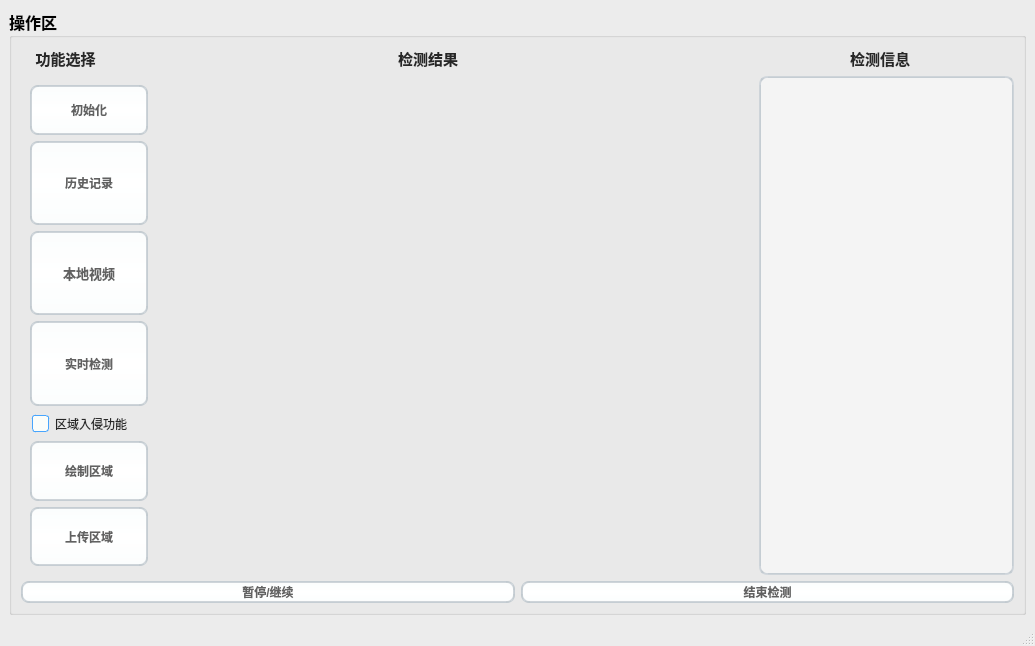
<?xml version="1.0" encoding="UTF-8"?>
<ui version="4.0">
 <class>MainWindow</class>
 <widget class="QMainWindow" name="MainWindow">
  <property name="geometry">
   <rect>
    <x>0</x>
    <y>0</y>
    <width>1035</width>
    <height>646</height>
   </rect>
  </property>
  <property name="windowTitle">
   <string>危险区域入侵检测系统</string>
  </property>
  <property name="windowIcon">
   <iconset>
    <normaloff>C:/Users/87670/ui_img/icon.jpg</normaloff>C:/Users/87670/ui_img/icon.jpg</iconset>
  </property>
  <property name="styleSheet">
   <string notr="true">/*
 * MacOS Style Sheet for QT Applications
 * Author: Jaime A. Quiroga P.
 * Company: GTRONICK
 * Last updated: 25/12/2020, 23:10.
 * Available at: https://github.com/GTRONICK/QSS/blob/master/MacOS.qss
 */
QMainWindow {
    background-color:#ececec;
}
QPushButton, QToolButton, QCommandLinkButton{
    padding: 0 5px 0 5px;
    border-style: solid;
    border-top-color: qlineargradient(spread:pad, x1:0, y1:0, x2:0, y2:1, stop:0 #c1c9cf, stop:1 #d2d8dd);
    border-right-color: qlineargradient(spread:pad, x1:1, y1:0, x2:0, y2:0, stop:0 #c1c9cf, stop:1 #d2d8dd);
    border-bottom-color: qlineargradient(spread:pad, x1:0, y1:1, x2:0, y2:0, stop:0 #c1c9cf, stop:1 #d2d8dd);
    border-left-color: qlineargradient(spread:pad, x1:0, y1:0, x2:1, y2:0, stop:0 #c1c9cf, stop:1 #d2d8dd);
    border-width: 2px;
    border-radius: 8px;
    color: #616161;
    font-weight: bold;
    background-color: qlineargradient(spread:pad, x1:0.5, y1:0, x2:0.5, y2:1, stop:0 #fbfdfd, stop:0.5 #ffffff, stop:1 #fbfdfd);
}
QPushButton::default, QToolButton::default, QCommandLinkButton::default{
    border: 2px solid transparent;
    color: #FFFFFF;
    background-color: qlineargradient(spread:pad, x1:0.5, y1:0, x2:0.5, y2:1, stop:0 #84afe5, stop:1 #1168e4);
}
QPushButton:hover, QToolButton:hover, QCommandLinkButton:hover{
    color: #3d3d3d;
}
QPushButton:pressed, QToolButton:pressed, QCommandLinkButton:pressed{
    color: #aeaeae;
    background-color: qlineargradient(spread:pad, x1:0.5, y1:0, x2:0.5, y2:1, stop:0 #ffffff, stop:0.5 #fbfdfd, stop:1 #ffffff);
}
QPushButton:disabled, QToolButton:disabled, QCommandLinkButton:disabled{
    color: #616161;
    background-color: qlineargradient(spread:pad, x1:0.5, y1:0, x2:0.5, y2:1, stop:0 #dce7eb, stop:0.5 #e0e8eb, stop:1 #dee7ec);
}
QLineEdit, QTextEdit, QPlainTextEdit, QSpinBox, QDoubleSpinBox, QTimeEdit, QDateEdit, QDateTimeEdit {
    border-width: 2px;
    border-radius: 8px;
    border-style: solid;
    border-top-color: qlineargradient(spread:pad, x1:0.5, y1:1, x2:0.5, y2:0, stop:0 #c1c9cf, stop:1 #d2d8dd);
    border-right-color: qlineargradient(spread:pad, x1:0, y1:0, x2:1, y2:0, stop:0 #c1c9cf, stop:1 #d2d8dd);
    border-bottom-color: qlineargradient(spread:pad, x1:0.5, y1:0, x2:0.5, y2:1, stop:0 #c1c9cf, stop:1 #d2d8dd);
    border-left-color: qlineargradient(spread:pad, x1:1, y1:0, x2:0, y2:0, stop:0 #c1c9cf, stop:1 #d2d8dd);
    background-color: #f4f4f4;
    color: #3d3d3d;
}
QLineEdit:focus, QTextEdit:focus, QPlainTextEdit:focus, QSpinBox:focus, QDoubleSpinBox:focus, QTimeEdit:focus, QDateEdit:focus, QDateTimeEdit:focus {
    border-width: 2px;
    border-radius: 8px;
    border-style: solid;
    border-top-color: qlineargradient(spread:pad, x1:0.5, y1:1, x2:0.5, y2:0, stop:0 #85b7e3, stop:1 #9ec1db);
    border-right-color: qlineargradient(spread:pad, x1:0, y1:0, x2:1, y2:0, stop:0 #85b7e3, stop:1 #9ec1db);
    border-bottom-color: qlineargradient(spread:pad, x1:0.5, y1:0, x2:0.5, y2:1, stop:0 #85b7e3, stop:1 #9ec1db);
    border-left-color: qlineargradient(spread:pad, x1:1, y1:0, x2:0, y2:0, stop:0 #85b7e3, stop:1 #9ec1db);
    background-color: #f4f4f4;
    color: #3d3d3d;
}
QLineEdit:disabled, QTextEdit:disabled, QPlainTextEdit:disabled, QSpinBox:disabled, QDoubleSpinBox:disabled, QTimeEdit:disabled, QDateEdit:disabled, QDateTimeEdit:disabled {
    color: #b9b9b9;
}
QSpinBox::up-button, QDoubleSpinBox::up-button, QTimeEdit::up-button, QDateEdit::up-button, QDateTimeEdit::up-button {
    subcontrol-origin: padding;
    subcontrol-position: top right;
    width: 15px;
    color: #272727;
    border-left-width: 1px;
    border-left-color: darkgray;
    border-left-style: solid;
    border-top-right-radius: 3px;
    padding: 3px;
}
QSpinBox::down-button, QDoubleSpinBox::down-button, QTimeEdit::down-button, QDateEdit::down-button, QDateTimeEdit::down-button {
    subcontrol-origin: padding;
    subcontrol-position: bottom right;
    width: 15px;
    color: #272727;
    border-left-width: 1px;
    border-left-color: darkgray;
    border-left-style: solid;
    border-bottom-right-radius: 3px;
    padding: 3px;
}
QSpinBox::up-button:pressed, QDoubleSpinBox::up-button:pressed, QTimeEdit::up-button:pressed, QDateEdit::up-button:pressed, QDateTimeEdit::up-button:pressed {
    color: #aeaeae;
    background-color: qlineargradient(spread:pad, x1:0.5, y1:0, x2:0.5, y2:1, stop:0 #ffffff, stop:0.5 #fbfdfd, stop:1 #ffffff);
}
QSpinBox::down-button:pressed, QDoubleSpinBox::down-button:pressed, QTimeEdit::down-button:pressed, QDateEdit::down-button:pressed, QDateTimeEdit::down-button:pressed {
    color: #aeaeae;
    background-color: qlineargradient(spread:pad, x1:0.5, y1:0, x2:0.5, y2:1, stop:0 #ffffff, stop:0.5 #fbfdfd, stop:1 #ffffff);
}
QSpinBox::up-button:hover, QDoubleSpinBox::up-button:hover, QTimeEdit::up-button:hover, QDateEdit::up-button:hover, QDateTimeEdit::up-button:hover {
    color: #FFFFFF;
    border-top-right-radius: 5px;
    background-color: qlineargradient(spread:pad, x1:0.5, y1:0, x2:0.5, y2:1, stop:0 #84afe5, stop:1 #1168e4);
    
}
QSpinBox::down-button:hover, QDoubleSpinBox::down-button:hover, QTimeEdit::down-button:hover, QDateEdit::down-button:hover, QDateTimeEdit::down-button:hover {
    color: #FFFFFF;
    border-bottom-right-radius: 5px;
    background-color: qlineargradient(spread:pad, x1:0.5, y1:0, x2:0.5, y2:1, stop:0 #84afe5, stop:1 #1168e4);
}
QSpinBox::up-arrow, QDoubleSpinBox::up-arrow, QTimeEdit::up-arrow, QDateEdit::up-arrow, QDateTimeEdit::up-arrow {
    image: url(/usr/share/icons/Adwaita/16x16/actions/go-up-symbolic.symbolic.png);
}
QSpinBox::down-arrow, QDoubleSpinBox::down-arrow, QTimeEdit::down-arrow, QDateEdit::down-arrow, QDateTimeEdit::down-arrow {
    image: url(/usr/share/icons/Adwaita/16x16/actions/go-down-symbolic.symbolic.png);
}
QProgressBar {
    max-height: 8px;
    text-align: center;
    font: italic bold 11px;
    color: #3d3d3d;
    border: 1px solid transparent;
    border-radius:4px;
    background-color: qlineargradient(spread:pad, x1:0, y1:0, x2:0, y2:1, stop:0 #ddd5d5, stop:0.5 #dad3d3, stop:1 #ddd5d5);
}
QProgressBar::chunk {
    background-color: qlineargradient(spread:pad, x1:0, y1:0, x2:0, y2:1, stop:0 #467dd1, stop:0.5 #3b88fc, stop:1 #467dd1);
    border-radius: 4px;
}
QProgressBar:disabled {
    color: #616161;
}
QProgressBar::chunk:disabled {
    background-color: #aeaeae;
}
QSlider::groove {
    border: 1px solid #bbbbbb;
    background-color: #52595d;
    border-radius: 4px;
}
QSlider::groove:horizontal {
    height: 6px;
}
QSlider::groove:vertical {
    width: 6px;
}
QSlider::handle:horizontal {
    background: #ffffff;
    border-style: solid;
    border-width: 1px;
    border-color: rgb(207,207,207);
    width: 12px;
    margin: -5px 0;
    border-radius: 7px;
}
QSlider::handle:vertical {
    background: #ffffff;
    border-style: solid;
    border-width: 1px;
    border-color: rgb(207,207,207);
    height: 12px;
    margin: 0 -5px;
    border-radius: 7px;
}
QSlider::add-page, QSlider::sub-page {
    border: 1px transparent;
    background-color: #52595d;
    border-radius: 4px;
}
QSlider::add-page:horizontal {
    background: qlineargradient(spread:pad, x1:0, y1:0, x2:0, y2:1, stop:0 #ddd5d5, stop:0.5 #dad3d3, stop:1 #ddd5d5);
}
QSlider::sub-page:horizontal {
    background-color: qlineargradient(spread:pad, x1:0, y1:0, x2:1, y2:0, stop:0 #467dd1, stop:0.5 #3b88fc, stop:1 #467dd1);
}
QSlider::add-page:vertical {
    background-color: qlineargradient(spread:pad, x1:0, y1:0, x2:0, y2:1, stop:0 #467dd1, stop:0.5 #3b88fc, stop:1 #467dd1);
}
QSlider::sub-page:vertical {
    background: qlineargradient(spread:pad, x1:0, y1:0, x2:1, y2:0, stop:0 #ddd5d5, stop:0.5 #dad3d3, stop:1 #ddd5d5);
}
QSlider::add-page:horizontal:disabled, QSlider::sub-page:horizontal:disabled, QSlider::add-page:vertical:disabled, QSlider::sub-page:vertical:disabled {
    background: #b9b9b9;
}
QComboBox, QFontComboBox {
    border-width: 2px;
    border-radius: 8px;
    border-style: solid;
    border-top-color: qlineargradient(spread:pad, x1:0.5, y1:1, x2:0.5, y2:0, stop:0 #c1c9cf, stop:1 #d2d8dd);
    border-right-color: qlineargradient(spread:pad, x1:0, y1:0, x2:1, y2:0, stop:0 #c1c9cf, stop:1 #d2d8dd);
    border-bottom-color: qlineargradient(spread:pad, x1:0.5, y1:0, x2:0.5, y2:1, stop:0 #c1c9cf, stop:1 #d2d8dd);
    border-left-color: qlineargradient(spread:pad, x1:1, y1:0, x2:0, y2:0, stop:0 #c1c9cf, stop:1 #d2d8dd);
    background-color: #f4f4f4;
    color: #272727;
    padding-left: 5px;
}
QComboBox:editable, QComboBox:!editable, QComboBox::drop-down:editable, QComboBox:!editable:on, QComboBox::drop-down:editable:on {
    background: #ffffff;
}
QComboBox::drop-down {
    subcontrol-origin: padding;
    subcontrol-position: top right;
    width: 15px;
    color: #272727;
    border-left-width: 1px;
    border-left-color: darkgray;
    border-left-style: solid;
    border-top-right-radius: 3px;
    border-bottom-right-radius: 3px;
}
QComboBox::down-arrow {
    image: url(/usr/share/icons/Adwaita/16x16/actions/go-down-symbolic.symbolic.png); /*Adawaita icon thene*/
}

QComboBox::down-arrow:on {
    top: 1px;
    left: 1px;
}
QComboBox QAbstractItemView {
    border: 1px solid darkgray;
    border-radius: 8px;
    selection-background-color: #dadada;
    selection-color: #272727;
    color: #272727;
    background: white;
}
QLabel, QCheckBox, QRadioButton {
    color: #272727;
}
QCheckBox {
    padding: 2px;
}
QCheckBox:disabled, QRadioButton:disabled {
    color: #808086;
    padding: 2px;
}

QCheckBox:hover {
    border-radius:4px;
    border-style:solid;
    padding-left: 1px;
    padding-right: 1px;
    padding-bottom: 1px;
    padding-top: 1px;
    border-width:1px;
    border-color: transparent;
}
QCheckBox::indicator:checked {
    image: url(/usr/share/icons/Adwaita/16x16/actions/object-select-symbolic.symbolic.png);
    height: 15px;
    width: 15px;
    border-style:solid;
    border-width: 1px;
    border-color: #48a5fd;
    color: #ffffff;
    border-radius: 3px;
    background-color: qlineargradient(spread:pad, x1:0, y1:0, x2:0, y2:1, stop:0 #48a5fd, stop:0.5 #329cfb, stop:1 #48a5fd);
}
QCheckBox::indicator:unchecked {
    
    height: 15px;
    width: 15px;
    border-style:solid;
    border-width: 1px;
    border-color: #48a5fd;
    border-radius: 3px;
    background-color: #fbfdfa;
}
QLCDNumber {
    color: #616161;;
}
QMenuBar {
    background-color: #ececec;
}
QMenuBar::item {
    color: #616161;
    spacing: 3px;
    padding: 1px 4px;
    background-color: #ececec;
}

QMenuBar::item:selected {
    background-color: #dadada;
    color: #3d3d3d;
}
QMenu {
    background-color: #ececec;
}
QMenu::item:selected {
    background-color: #dadada;
    color: #3d3d3d;
}
QMenu::item {
    color: #616161;;
    background-color: #e0e0e0;
}
QTabWidget {
    color:rgb(0,0,0);
    background-color:#000000;
}
QTabWidget::pane {
    border-color: #050a0e;
    background-color: #e0e0e0;
    border-width: 1px;
    border-radius: 4px;
    position: absolute;
    top: -0.5em;
    padding-top: 0.5em;
}

QTabWidget::tab-bar {
    alignment: center;
}

QTabBar::tab {
    border-bottom: 1px solid #c0c0c0;
    padding: 3px;
    color: #272727;
    background-color: #fefefc;
    margin-left:0px;
}
QTabBar::tab:!last {
    border-right: 1px solid;
    border-right-color: #c0c0c0;
    border-bottom-color: #c0c0c0;
}
QTabBar::tab:first {
    border-top-left-radius: 4px;
    border-bottom-left-radius: 4px;
}
QTabBar::tab:last {
    border-top-right-radius: 4px;
    border-bottom-right-radius: 4px;
}
QTabBar::tab:selected, QTabBar::tab:last:selected, QTabBar::tab:hover {
    color: #FFFFFF;
    background-color: qlineargradient(spread:pad, x1:0.5, y1:0, x2:0.5, y2:1, stop:0 #84afe5, stop:1 #1168e4);
}
QRadioButton::indicator {
    height: 14px;
    width: 14px;
    border-style:solid;
    border-radius:7px;
    border-width: 1px;
}
QRadioButton::indicator:checked {
    border-color: #48a5fd;
    background-color: qradialgradient(cx:0.5, cy:0.5, radius:0.4,fx:0.5, fy:0.5, stop:0 #ffffff, stop:0.5 #ffffff, stop:0.6 #48a5fd, stop:1 #48a5fd);
}
QRadioButton::indicator:!checked {
    border-color: #a9b7c6;
    background-color: #fbfdfa;
}
QStatusBar {
    color:#027f7f;
}

QDial {
    background: #16a085;
}

QToolBox {
    color: #a9b7c6;
    background-color: #222b2e;
}
QToolBox::tab {
    color: #a9b7c6;
    background-color:#222b2e;
}
QToolBox::tab:selected {
    color: #FFFFFF;
    background-color:#222b2e;
}
QScrollArea {
    color: #FFFFFF;
    background-color:#222b2e;
}

QScrollBar:horizontal {
	max-height: 10px;
	border: 1px transparent grey;
	margin: 0px 20px 0px 20px;
	background: transparent;
}
QScrollBar:vertical {
	max-width: 10px;
	border: 1px transparent grey;
	margin: 20px 0px 20px 0px;
	background: transparent;
}
QScrollBar::handle:vertical, QScrollBar::handle:horizontal {
	background: #52595d;
	border-style: transparent;
	border-radius: 4px;
	min-height: 25px;
}
QScrollBar::handle:horizontal:hover, QScrollBar::handle:vertical:hover {
	background: qlineargradient(spread:pad, x1:0, y1:0, x2:1, y2:0, stop:0 #467dd1, stop:0.5 #3b88fc, stop:1 #467dd1);
}
QScrollBar::add-line, QScrollBar::sub-line {
    border: 2px transparent grey;
    border-radius: 4px;
    subcontrol-origin: margin;
    background: #b9b9b9;
}
QScrollBar::add-line:horizontal {
    width: 20px;
    subcontrol-position: right;
}
QScrollBar::add-line:vertical {
    height: 20px;
    subcontrol-position: bottom;
}
QScrollBar::sub-line:horizontal {
    width: 20px;
    subcontrol-position: left;
}
QScrollBar::sub-line:vertical {
    height: 20px;
    subcontrol-position: top;
}
QScrollBar::add-line:vertical:pressed, QScrollBar::add-line:horizontal:pressed, QScrollBar::sub-line:horizontal:pressed, QScrollBar::sub-line:vertical:pressed {
    background: qlineargradient(spread:pad, x1:0, y1:0, x2:1, y2:0, stop:0 #467dd1, stop:0.5 #3b88fc, stop:1 #467dd1);
}
QScrollBar::add-page:horizontal, QScrollBar::sub-page:horizontal, QScrollBar::add-page:vertical, QScrollBar::sub-page:vertical {
    background: none;
}
QScrollBar::up-arrow:vertical {
    image: url(/usr/share/icons/Adwaita/16x16/actions/go-up-symbolic.symbolic.png);
}
QScrollBar::down-arrow:vertical {
    image: url(/usr/share/icons/Adwaita/16x16/actions/go-down-symbolic.symbolic.png);
}
QScrollBar::left-arrow:horizontal {
    image: url(/usr/share/icons/Adwaita/16x16/actions/go-previous-symbolic.symbolic.png);
}
QScrollBar::right-arrow:horizontal {
    image: url(/usr/share/icons/Adwaita/16x16/actions/go-next-symbolic.symbolic.png);
}</string>
  </property>
  <widget class="QWidget" name="centralwidget">
   <property name="enabled">
    <bool>true</bool>
   </property>
   <property name="sizePolicy">
    <sizepolicy hsizetype="Preferred" vsizetype="Fixed">
     <horstretch>0</horstretch>
     <verstretch>0</verstretch>
    </sizepolicy>
   </property>
   <layout class="QVBoxLayout" name="verticalLayout_4" stretch="0">
    <item>
     <widget class="QGroupBox" name="groupBox_2">
      <property name="font">
       <font>
        <family>Arial Black</family>
        <pointsize>12</pointsize>
        <weight>75</weight>
        <bold>true</bold>
       </font>
      </property>
      <property name="title">
       <string>操作区</string>
      </property>
      <layout class="QVBoxLayout" name="verticalLayout_2">
       <item>
        <layout class="QHBoxLayout" name="horizontalLayout_4" stretch="1,7,3">
         <item>
          <widget class="QLabel" name="label_2">
           <property name="sizePolicy">
            <sizepolicy hsizetype="Minimum" vsizetype="Fixed">
             <horstretch>0</horstretch>
             <verstretch>0</verstretch>
            </sizepolicy>
           </property>
           <property name="maximumSize">
            <size>
             <width>1677215</width>
             <height>16777215</height>
            </size>
           </property>
           <property name="font">
            <font>
             <family>Arial Black</family>
             <pointsize>11</pointsize>
             <weight>75</weight>
             <bold>true</bold>
            </font>
           </property>
           <property name="text">
            <string>功能选择</string>
           </property>
           <property name="alignment">
            <set>Qt::AlignCenter</set>
           </property>
          </widget>
         </item>
         <item>
          <widget class="QLabel" name="label_3">
           <property name="sizePolicy">
            <sizepolicy hsizetype="Minimum" vsizetype="Fixed">
             <horstretch>0</horstretch>
             <verstretch>0</verstretch>
            </sizepolicy>
           </property>
           <property name="maximumSize">
            <size>
             <width>1677215</width>
             <height>16777215</height>
            </size>
           </property>
           <property name="font">
            <font>
             <family>Arial Black</family>
             <pointsize>11</pointsize>
             <weight>75</weight>
             <bold>true</bold>
            </font>
           </property>
           <property name="text">
            <string>检测结果</string>
           </property>
           <property name="alignment">
            <set>Qt::AlignCenter</set>
           </property>
          </widget>
         </item>
         <item>
          <widget class="QLabel" name="label_4">
           <property name="sizePolicy">
            <sizepolicy hsizetype="Minimum" vsizetype="Fixed">
             <horstretch>0</horstretch>
             <verstretch>0</verstretch>
            </sizepolicy>
           </property>
           <property name="maximumSize">
            <size>
             <width>1677215</width>
             <height>16777215</height>
            </size>
           </property>
           <property name="font">
            <font>
             <family>Arial Black</family>
             <pointsize>11</pointsize>
             <weight>75</weight>
             <bold>true</bold>
            </font>
           </property>
           <property name="styleSheet">
            <string notr="true">QLabel{
text-align:center
}
</string>
           </property>
           <property name="text">
            <string>检测信息</string>
           </property>
           <property name="alignment">
            <set>Qt::AlignCenter</set>
           </property>
          </widget>
         </item>
        </layout>
       </item>
       <item>
        <layout class="QHBoxLayout" name="horizontalLayout_3" stretch="1,11">
         <item>
          <layout class="QVBoxLayout" name="verticalLayout">
           <item>
            <widget class="QWidget" name="widget" native="true">
             <property name="sizePolicy">
              <sizepolicy hsizetype="Preferred" vsizetype="Preferred">
               <horstretch>0</horstretch>
               <verstretch>0</verstretch>
              </sizepolicy>
             </property>
             <layout class="QVBoxLayout" name="verticalLayout_3">
              <item>
               <widget class="QPushButton" name="pushButton_3">
                <property name="minimumSize">
                 <size>
                  <width>118</width>
                  <height>50</height>
                 </size>
                </property>
                <property name="text">
                 <string>初始化</string>
                </property>
               </widget>
              </item>
              <item>
               <widget class="QPushButton" name="pushButton_4">
                <property name="minimumSize">
                 <size>
                  <width>0</width>
                  <height>84</height>
                 </size>
                </property>
                <property name="text">
                 <string>历史记录</string>
                </property>
               </widget>
              </item>
              <item>
               <widget class="QPushButton" name="pushButton_video">
                <property name="sizePolicy">
                 <sizepolicy hsizetype="Minimum" vsizetype="Preferred">
                  <horstretch>0</horstretch>
                  <verstretch>0</verstretch>
                 </sizepolicy>
                </property>
                <property name="minimumSize">
                 <size>
                  <width>0</width>
                  <height>84</height>
                 </size>
                </property>
                <property name="font">
                 <font>
                  <family>Adobe Devanagari</family>
                  <pointsize>10</pointsize>
                  <weight>75</weight>
                  <bold>true</bold>
                 </font>
                </property>
                <property name="text">
                 <string>本地视频</string>
                </property>
               </widget>
              </item>
              <item>
               <widget class="QPushButton" name="pushButton_camer">
                <property name="enabled">
                 <bool>true</bool>
                </property>
                <property name="minimumSize">
                 <size>
                  <width>16</width>
                  <height>85</height>
                 </size>
                </property>
                <property name="maximumSize">
                 <size>
                  <width>16777214</width>
                  <height>16777215</height>
                 </size>
                </property>
                <property name="text">
                 <string>实时检测</string>
                </property>
               </widget>
              </item>
              <item>
               <widget class="QCheckBox" name="checkBox">
                <property name="text">
                 <string>区域入侵功能</string>
                </property>
               </widget>
              </item>
              <item>
               <widget class="QPushButton" name="pushButton">
                <property name="sizePolicy">
                 <sizepolicy hsizetype="Minimum" vsizetype="Preferred">
                  <horstretch>0</horstretch>
                  <verstretch>0</verstretch>
                 </sizepolicy>
                </property>
                <property name="text">
                 <string>绘制区域</string>
                </property>
               </widget>
              </item>
              <item>
               <widget class="QPushButton" name="pushButton_2">
                <property name="sizePolicy">
                 <sizepolicy hsizetype="Minimum" vsizetype="Preferred">
                  <horstretch>0</horstretch>
                  <verstretch>0</verstretch>
                 </sizepolicy>
                </property>
                <property name="text">
                 <string>上传区域</string>
                </property>
               </widget>
              </item>
             </layout>
            </widget>
           </item>
          </layout>
         </item>
         <item>
          <layout class="QHBoxLayout" name="horizontalLayout_2" stretch="7,3">
           <item>
            <layout class="QVBoxLayout" name="verticalLayout_5"/>
           </item>
           <item>
            <widget class="QTextBrowser" name="textBrowser">
             <property name="maximumSize">
              <size>
               <width>16777215</width>
               <height>16777215</height>
              </size>
             </property>
            </widget>
           </item>
          </layout>
         </item>
        </layout>
       </item>
       <item>
        <layout class="QHBoxLayout" name="horizontalLayout">
         <item>
          <widget class="QPushButton" name="pushButton_stop">
           <property name="sizePolicy">
            <sizepolicy hsizetype="Minimum" vsizetype="Preferred">
             <horstretch>0</horstretch>
             <verstretch>0</verstretch>
            </sizepolicy>
           </property>
           <property name="text">
            <string>暂停/继续</string>
           </property>
          </widget>
         </item>
         <item>
          <widget class="QPushButton" name="pushButton_finish">
           <property name="sizePolicy">
            <sizepolicy hsizetype="Minimum" vsizetype="Preferred">
             <horstretch>0</horstretch>
             <verstretch>5</verstretch>
            </sizepolicy>
           </property>
           <property name="text">
            <string>结束检测</string>
           </property>
          </widget>
         </item>
        </layout>
       </item>
      </layout>
     </widget>
    </item>
   </layout>
  </widget>
  <widget class="QStatusBar" name="statusbar"/>
 </widget>
 <resources/>
 <connections/>
</ui>
